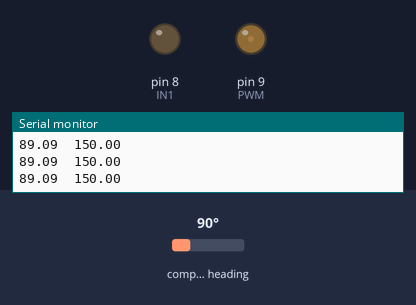
Bench run of a sketch on a simulated Arduino Uno, built with avr-gcc and run on an emulated ATmega328P. On the bench: output pins drawn as LEDs (lit = HIGH), the last lines printed to the serial monitor. The test bench sets the inputs (shaded band); at power-on: compass heading 90°.

Above: at 1.2 s.
1.3 s: compass heading set to 180°
At 2.8 s:
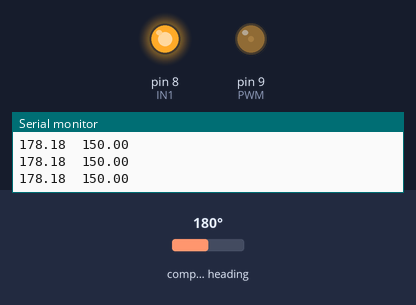
3.3 s: compass heading set to 7°
At 3.9 s:
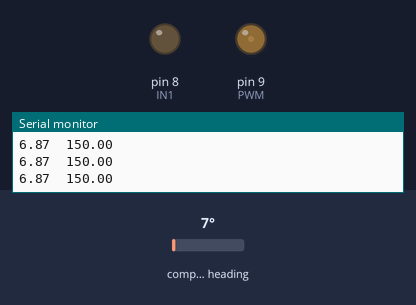
4.8 s: compass heading set to 269°
At 5.1 s:
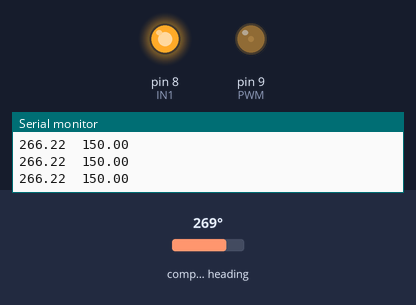
Timing chart, 0 to 7.8 s (numbered marks = the images above; inputs shaded):
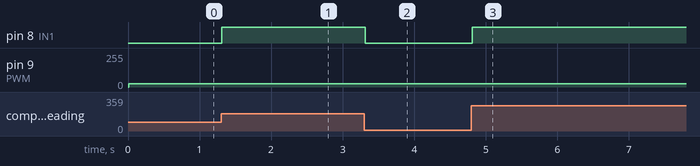

The sketch:

rtos_with_pid_library.ino
```cpp
#include <Arduino_FreeRTOS.h>
#include <Wire.h>
#include <AS5600.h>
#include <PID_v1.h>

const double Kp = 1, Ki = 0.05, Kd = 0.01;

AMS_5600 ams5600;

double Setpoint, Input, Output;
PID myPID(&Input, &Output, &Setpoint, Kp, Ki, Kd, DIRECT);


float ang , target;


int PWM = 9;
int IN1 = 8;


void read_ANGLE(void *param);
void serial_print(void *param);
void pid(void *param);
void target_angle(void *param);

TaskHandle_t Task_Handle1;
TaskHandle_t Task_Handle2;
TaskHandle_t Task_Handle3;
TaskHandle_t Task_Handle4;


void setup() {
  // put your setup code here, to run once
  pinMode(PWM, OUTPUT);
  pinMode(IN1, OUTPUT);


  Serial.begin(115200);
  Wire.begin();
  Serial.println(">>>>>>>>>>>>>>>>>>>>>>>>>>> ");
  if (ams5600.detectMagnet() == 0 ) {
    while (1) {
      if (ams5600.detectMagnet() == 1 ) {
         Serial.print("Current Magnitude: ");
         Serial.println(ams5600.getMagnitude());
        break;
      }
      else {
        Serial.println("Can not detect magnet");
      }
      delay(1000);
    }

  }

  xTaskCreate(read_ANGLE, "Task1", 100, NULL, 1, &Task_Handle1);
  xTaskCreate(serial_print, "Task2", 100, NULL, 2, &Task_Handle2);
  xTaskCreate(pid, "Task3", 100, NULL, 3, &Task_Handle3);
  xTaskCreate(target_angle, "Task4", 100, NULL, 4, &Task_Handle4);

  delay (10);
  Setpoint = ang;
  myPID.SetOutputLimits(-25, 25);
  myPID.SetMode(AUTOMATIC);
}

void loop() {

  // put your main code here, to run repeatedly:

}


void read_ANGLE(void *param) {
  (void) param;
  while (1) {
    float retVal = ams5600.getRawAngle() * 0.087;
    ang = retVal;

    vTaskDelay(10 / portTICK_PERIOD_MS);
  }

}

void serial_print(void *param) {

  (void) param;
  while (1) {

    Serial.print(ang);

//    Serial.print("  ");
//    Serial.print(Output);

    Serial.print("  ");
    Serial.println(target);


    vTaskDelay(100 / portTICK_PERIOD_MS);
  }
}

void target_angle(void *param) {

  (void) param;
  while (1) {
    target = 150;
       vTaskDelay(2000/portTICK_PERIOD_MS);
    //   target=0;
    //   vTaskDelay(2000/portTICK_PERIOD_MS);
  }

}


void pid(void *param) {

  (void) param;
  while (1) {
    vTaskDelay(10/portTICK_PERIOD_MS);
    Input = ang;
    Setpoint = target;
    myPID.Compute();
    float pwm_output = fabs(Output);

    analogWrite(PWM, pwm_output);
    if (Output < 0)
    {
      digitalWrite(IN1, HIGH);
    }
    else
    {
      digitalWrite(IN1, LOW);
    }


  }

}
```

Measured:
- after the input at 1.3 s, pin 8 (IN1): LOW → HIGH at once; pin 9 (PWM): 25/255 → 24/255 after 0.11 s, → 25/255 0.40 s later
- after the input at 3.3 s, pin 8 (IN1): HIGH → LOW at once
- after the input at 4.8 s, pin 8 (IN1): LOW → HIGH at once
